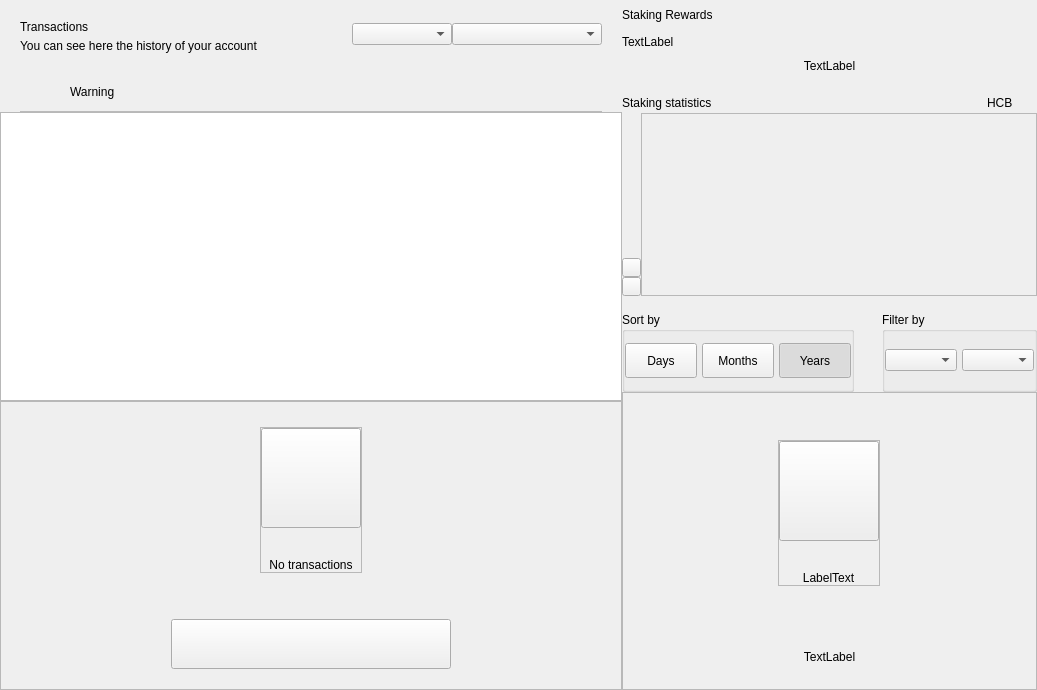
<?xml version="1.0" encoding="UTF-8"?>
<ui version="4.0">
 <class>DashboardWidget</class>
 <widget class="QWidget" name="DashboardWidget">
  <property name="geometry">
   <rect>
    <x>0</x>
    <y>0</y>
    <width>1037</width>
    <height>690</height>
   </rect>
  </property>
  <property name="windowTitle">
   <string>Form</string>
  </property>
  <layout class="QHBoxLayout" name="horizontalLayout_2" stretch="3,2">
   <property name="spacing">
    <number>0</number>
   </property>
   <property name="leftMargin">
    <number>0</number>
   </property>
   <property name="topMargin">
    <number>0</number>
   </property>
   <property name="rightMargin">
    <number>0</number>
   </property>
   <property name="bottomMargin">
    <number>0</number>
   </property>
   <item>
    <widget class="QWidget" name="left" native="true">
     <layout class="QVBoxLayout" name="left_2">
      <property name="spacing">
       <number>0</number>
      </property>
      <property name="leftMargin">
       <number>0</number>
      </property>
      <property name="topMargin">
       <number>0</number>
      </property>
      <property name="rightMargin">
       <number>0</number>
      </property>
      <property name="bottomMargin">
       <number>0</number>
      </property>
      <item>
       <layout class="QVBoxLayout" name="verticalLayout22">
        <property name="spacing">
         <number>0</number>
        </property>
        <property name="leftMargin">
         <number>20</number>
        </property>
        <property name="topMargin">
         <number>15</number>
        </property>
        <property name="rightMargin">
         <number>20</number>
        </property>
        <item>
         <widget class="QFrame" name="left_top_container">
          <layout class="QHBoxLayout" name="horizontalLayout">
           <property name="spacing">
            <number>0</number>
           </property>
           <property name="leftMargin">
            <number>0</number>
           </property>
           <property name="topMargin">
            <number>0</number>
           </property>
           <property name="rightMargin">
            <number>0</number>
           </property>
           <property name="bottomMargin">
            <number>0</number>
           </property>
           <item>
            <layout class="QVBoxLayout" name="verticalLayout_5">
             <property name="spacing">
              <number>5</number>
             </property>
             <property name="topMargin">
              <number>5</number>
             </property>
             <item>
              <widget class="QLabel" name="labelTitle">
               <property name="text">
                <string>Transactions</string>
               </property>
              </widget>
             </item>
             <item>
              <widget class="QLabel" name="labelSubtitle">
               <property name="text">
                <string>You can see here the history of your account</string>
               </property>
               <property name="alignment">
                <set>Qt::AlignLeading|Qt::AlignLeft|Qt::AlignVCenter</set>
               </property>
              </widget>
             </item>
            </layout>
           </item>
           <item>
            <spacer name="horizontalSpacer">
             <property name="orientation">
              <enum>Qt::Horizontal</enum>
             </property>
             <property name="sizeHint" stdset="0">
              <size>
               <width>40</width>
               <height>20</height>
              </size>
             </property>
            </spacer>
           </item>
           <item>
            <widget class="QComboBox" name="comboBoxSortType">
             <property name="minimumSize">
              <size>
               <width>100</width>
               <height>0</height>
              </size>
             </property>
            </widget>
           </item>
           <item>
            <widget class="QComboBox" name="comboBoxSort">
             <property name="minimumSize">
              <size>
               <width>150</width>
               <height>0</height>
              </size>
             </property>
            </widget>
           </item>
          </layout>
         </widget>
        </item>
       </layout>
      </item>
      <item>
       <spacer name="verticalSpacer">
        <property name="orientation">
         <enum>Qt::Vertical</enum>
        </property>
        <property name="sizeType">
         <enum>QSizePolicy::Fixed</enum>
        </property>
        <property name="sizeHint" stdset="0">
         <size>
          <width>20</width>
          <height>20</height>
         </size>
        </property>
       </spacer>
      </item>
      <item>
       <widget class="QWidget" name="layoutWarning" native="true">
        <layout class="QVBoxLayout" name="verticalLayout_3">
         <property name="spacing">
          <number>0</number>
         </property>
         <property name="leftMargin">
          <number>0</number>
         </property>
         <property name="topMargin">
          <number>0</number>
         </property>
         <property name="rightMargin">
          <number>0</number>
         </property>
         <property name="bottomMargin">
          <number>0</number>
         </property>
         <item>
          <widget class="QWidget" name="containerWarning" native="true">
           <layout class="QVBoxLayout" name="verticalLayout_21">
            <property name="spacing">
             <number>9</number>
            </property>
            <property name="leftMargin">
             <number>20</number>
            </property>
            <property name="topMargin">
             <number>9</number>
            </property>
            <property name="rightMargin">
             <number>20</number>
            </property>
            <property name="bottomMargin">
             <number>0</number>
            </property>
            <item>
             <widget class="QFrame" name="frameWarning">
              <property name="styleSheet">
               <string notr="true">border:none;</string>
              </property>
              <property name="frameShape">
               <enum>QFrame::StyledPanel</enum>
              </property>
              <property name="frameShadow">
               <enum>QFrame::Raised</enum>
              </property>
              <layout class="QHBoxLayout" name="horizontalLayout11" stretch="0,0,2">
               <property name="leftMargin">
                <number>0</number>
               </property>
               <property name="topMargin">
                <number>0</number>
               </property>
               <property name="rightMargin">
                <number>0</number>
               </property>
               <property name="bottomMargin">
                <number>0</number>
               </property>
               <item alignment="Qt::AlignVCenter">
                <widget class="QPushButton" name="imgWarning">
                 <property name="styleSheet">
                  <string notr="true">border:none;</string>
                 </property>
                 <property name="text">
                  <string/>
                 </property>
                 <property name="iconSize">
                  <size>
                   <width>24</width>
                   <height>24</height>
                  </size>
                 </property>
                </widget>
               </item>
               <item>
                <spacer name="horizontalSpacer_3">
                 <property name="orientation">
                  <enum>Qt::Horizontal</enum>
                 </property>
                 <property name="sizeType">
                  <enum>QSizePolicy::Fixed</enum>
                 </property>
                 <property name="sizeHint" stdset="0">
                  <size>
                   <width>12</width>
                   <height>20</height>
                  </size>
                 </property>
                </spacer>
               </item>
               <item alignment="Qt::AlignVCenter">
                <widget class="QLabel" name="lblWarning">
                 <property name="styleSheet">
                  <string notr="true"/>
                 </property>
                 <property name="text">
                  <string>Warning</string>
                 </property>
                 <property name="alignment">
                  <set>Qt::AlignBottom|Qt::AlignLeading|Qt::AlignLeft</set>
                 </property>
                </widget>
               </item>
              </layout>
             </widget>
            </item>
            <item>
             <widget class="QLabel" name="lblDivisory">
              <property name="minimumSize">
               <size>
                <width>0</width>
                <height>1</height>
               </size>
              </property>
              <property name="maximumSize">
               <size>
                <width>16777215</width>
                <height>1</height>
               </size>
              </property>
              <property name="styleSheet">
               <string notr="true">background-color:#bababa;</string>
              </property>
              <property name="text">
               <string/>
              </property>
              <property name="alignment">
               <set>Qt::AlignBottom|Qt::AlignLeading|Qt::AlignLeft</set>
              </property>
             </widget>
            </item>
           </layout>
          </widget>
         </item>
        </layout>
       </widget>
      </item>
      <item>
       <widget class="QListView" name="listTransactions">
        <property name="mouseTracking">
         <bool>true</bool>
        </property>
        <property name="selectionBehavior">
         <enum>QAbstractItemView::SelectItems</enum>
        </property>
        <property name="verticalScrollMode">
         <enum>QAbstractItemView::ScrollPerItem</enum>
        </property>
       </widget>
      </item>
      <item>
       <widget class="QFrame" name="emptyContainer">
        <property name="minimumSize">
         <size>
          <width>0</width>
          <height>100</height>
         </size>
        </property>
        <property name="frameShape">
         <enum>QFrame::StyledPanel</enum>
        </property>
        <property name="frameShadow">
         <enum>QFrame::Raised</enum>
        </property>
        <layout class="QVBoxLayout" name="verticalLayout_7" stretch="1,8,0,0">
         <property name="spacing">
          <number>0</number>
         </property>
         <property name="leftMargin">
          <number>0</number>
         </property>
         <property name="topMargin">
          <number>0</number>
         </property>
         <property name="rightMargin">
          <number>0</number>
         </property>
         <property name="bottomMargin">
          <number>20</number>
         </property>
         <item>
          <spacer name="verticalSpacer12">
           <property name="orientation">
            <enum>Qt::Vertical</enum>
           </property>
           <property name="sizeHint" stdset="0">
            <size>
             <width>20</width>
             <height>20</height>
            </size>
           </property>
          </spacer>
         </item>
         <item alignment="Qt::AlignHCenter|Qt::AlignVCenter">
          <widget class="QFrame" name="emptyScreen">
           <property name="sizePolicy">
            <sizepolicy hsizetype="Expanding" vsizetype="Expanding">
             <horstretch>0</horstretch>
             <verstretch>0</verstretch>
            </sizepolicy>
           </property>
           <property name="frameShape">
            <enum>QFrame::StyledPanel</enum>
           </property>
           <property name="frameShadow">
            <enum>QFrame::Raised</enum>
           </property>
           <layout class="QVBoxLayout" name="verticalLayout12">
            <property name="spacing">
             <number>30</number>
            </property>
            <property name="leftMargin">
             <number>0</number>
            </property>
            <property name="topMargin">
             <number>0</number>
            </property>
            <property name="rightMargin">
             <number>0</number>
            </property>
            <property name="bottomMargin">
             <number>0</number>
            </property>
            <item alignment="Qt::AlignHCenter|Qt::AlignVCenter">
             <widget class="QPushButton" name="pushImgEmpty">
              <property name="minimumSize">
               <size>
                <width>100</width>
                <height>100</height>
               </size>
              </property>
              <property name="maximumSize">
               <size>
                <width>100</width>
                <height>100</height>
               </size>
              </property>
              <property name="focusPolicy">
               <enum>Qt::NoFocus</enum>
              </property>
              <property name="text">
               <string/>
              </property>
              <property name="iconSize">
               <size>
                <width>100</width>
                <height>100</height>
               </size>
              </property>
             </widget>
            </item>
            <item alignment="Qt::AlignHCenter|Qt::AlignVCenter">
             <widget class="QLabel" name="labelEmpty">
              <property name="styleSheet">
               <string notr="true"/>
              </property>
              <property name="text">
               <string>No transactions</string>
              </property>
              <property name="alignment">
               <set>Qt::AlignCenter</set>
              </property>
             </widget>
            </item>
           </layout>
          </widget>
         </item>
         <item>
          <spacer name="verticalSpacer_21">
           <property name="orientation">
            <enum>Qt::Vertical</enum>
           </property>
           <property name="sizeHint" stdset="0">
            <size>
             <width>20</width>
             <height>40</height>
            </size>
           </property>
          </spacer>
         </item>
         <item alignment="Qt::AlignHCenter">
          <widget class="QPushButton" name="btnHowTo">
           <property name="minimumSize">
            <size>
             <width>280</width>
             <height>50</height>
            </size>
           </property>
           <property name="focusPolicy">
            <enum>Qt::NoFocus</enum>
           </property>
           <property name="text">
            <string/>
           </property>
          </widget>
         </item>
        </layout>
       </widget>
      </item>
     </layout>
    </widget>
   </item>
   <item>
    <widget class="QWidget" name="right" native="true">
     <property name="minimumSize">
      <size>
       <width>200</width>
       <height>0</height>
      </size>
     </property>
     <layout class="QVBoxLayout" name="verticalLayout_31">
      <property name="spacing">
       <number>0</number>
      </property>
      <property name="leftMargin">
       <number>0</number>
      </property>
      <property name="topMargin">
       <number>0</number>
      </property>
      <property name="rightMargin">
       <number>0</number>
      </property>
      <property name="bottomMargin">
       <number>0</number>
      </property>
      <item>
       <layout class="QVBoxLayout" name="verticalLayout_2" stretch="0,0,0,0,0,0,0">
        <property name="spacing">
         <number>0</number>
        </property>
        <item>
         <layout class="QHBoxLayout" name="horizontalLayout_3">
          <property name="spacing">
           <number>0</number>
          </property>
          <item>
           <layout class="QVBoxLayout" name="verticalLayout_6">
            <property name="spacing">
             <number>5</number>
            </property>
            <item>
             <widget class="QLabel" name="labelTitle2">
              <property name="minimumSize">
               <size>
                <width>0</width>
                <height>30</height>
               </size>
              </property>
              <property name="text">
               <string>Staking Rewards</string>
              </property>
             </widget>
            </item>
            <item>
             <widget class="QLabel" name="labelMessage">
              <property name="text">
               <string>TextLabel</string>
              </property>
             </widget>
            </item>
           </layout>
          </item>
          <item>
           <spacer name="horizontalSpacer_2">
            <property name="orientation">
             <enum>Qt::Horizontal</enum>
            </property>
            <property name="sizeType">
             <enum>QSizePolicy::MinimumExpanding</enum>
            </property>
            <property name="sizeHint" stdset="0">
             <size>
              <width>20</width>
              <height>20</height>
             </size>
            </property>
           </spacer>
          </item>
         </layout>
        </item>
        <item>
         <spacer name="verticalSpacer_4">
          <property name="orientation">
           <enum>Qt::Vertical</enum>
          </property>
          <property name="sizeType">
           <enum>QSizePolicy::Fixed</enum>
          </property>
          <property name="sizeHint" stdset="0">
           <size>
            <width>20</width>
            <height>10</height>
           </size>
          </property>
         </spacer>
        </item>
        <item>
         <layout class="QHBoxLayout" name="horizontalLayout_5" stretch="0">
          <property name="spacing">
           <number>0</number>
          </property>
          <item>
           <widget class="QLabel" name="labelAmountPiv">
            <property name="text">
             <string>TextLabel</string>
            </property>
            <property name="alignment">
             <set>Qt::AlignCenter</set>
            </property>
           </widget>
          </item>
         </layout>
        </item>
        <item>
         <spacer name="verticalSpacer_6">
          <property name="orientation">
           <enum>Qt::Vertical</enum>
          </property>
          <property name="sizeType">
           <enum>QSizePolicy::Fixed</enum>
          </property>
          <property name="sizeHint" stdset="0">
           <size>
            <width>20</width>
            <height>20</height>
           </size>
          </property>
         </spacer>
        </item>
        <item>
         <widget class="QWidget" name="layoutChart" native="true">
          <layout class="QVBoxLayout" name="verticalLayout_8" stretch="3,0">
           <property name="spacing">
            <number>16</number>
           </property>
           <property name="leftMargin">
            <number>0</number>
           </property>
           <property name="topMargin">
            <number>0</number>
           </property>
           <property name="rightMargin">
            <number>0</number>
           </property>
           <property name="bottomMargin">
            <number>0</number>
           </property>
           <item>
            <widget class="QWidget" name="verticalWidgetChart" native="true">
             <property name="minimumSize">
              <size>
               <width>0</width>
               <height>190</height>
              </size>
             </property>
             <property name="maximumSize">
              <size>
               <width>16777215</width>
               <height>16777215</height>
              </size>
             </property>
             <layout class="QVBoxLayout" name="verticalLayout_4" stretch="1,5">
              <property name="spacing">
               <number>0</number>
              </property>
              <property name="leftMargin">
               <number>0</number>
              </property>
              <property name="topMargin">
               <number>0</number>
              </property>
              <property name="rightMargin">
               <number>0</number>
              </property>
              <property name="bottomMargin">
               <number>0</number>
              </property>
              <item>
               <layout class="QHBoxLayout" name="horizontalLayout_4">
                <item>
                 <widget class="QLabel" name="labelChart">
                  <property name="text">
                   <string>Staking statistics</string>
                  </property>
                 </widget>
                </item>
                <item>
                 <spacer name="horizontalSpacer_4">
                  <property name="orientation">
                   <enum>Qt::Horizontal</enum>
                  </property>
                  <property name="sizeHint" stdset="0">
                   <size>
                    <width>40</width>
                    <height>20</height>
                   </size>
                  </property>
                 </spacer>
                </item>
                <item>
                 <widget class="QLabel" name="labelSquarePiv">
                  <property name="minimumSize">
                   <size>
                    <width>14</width>
                    <height>14</height>
                   </size>
                  </property>
                  <property name="maximumSize">
                   <size>
                    <width>14</width>
                    <height>14</height>
                   </size>
                  </property>
                  <property name="text">
                   <string/>
                  </property>
                 </widget>
                </item>
                <item>
                 <widget class="QLabel" name="labelPiv">
                  <property name="text">
                   <string>HCB</string>
                  </property>
                 </widget>
                </item>
                <item>
                 <spacer name="horizontalSpacer_5">
                  <property name="orientation">
                   <enum>Qt::Horizontal</enum>
                  </property>
                  <property name="sizeType">
                   <enum>QSizePolicy::Fixed</enum>
                  </property>
                  <property name="sizeHint" stdset="0">
                   <size>
                    <width>10</width>
                    <height>20</height>
                   </size>
                  </property>
                 </spacer>
                </item>
                <item>
                 <widget class="QLabel" name="labelSquarezPiv">
                  <property name="minimumSize">
                   <size>
                    <width>14</width>
                    <height>14</height>
                   </size>
                  </property>
                  <property name="maximumSize">
                   <size>
                    <width>14</width>
                    <height>14</height>
                   </size>
                  </property>
                  <property name="text">
                   <string/>
                  </property>
                 </widget>
                </item>
               </layout>
              </item>
              <item>
               <widget class="QWidget" name="chartContainer2" native="true">
                <property name="minimumSize">
                 <size>
                  <width>0</width>
                  <height>150</height>
                 </size>
                </property>
                <property name="styleSheet">
                 <string notr="true">#chartContainer{padding:0px; margin:0px;}</string>
                </property>
                <layout class="QHBoxLayout" name="horizontalLayout_11">
                 <property name="spacing">
                  <number>0</number>
                 </property>
                 <property name="leftMargin">
                  <number>0</number>
                 </property>
                 <property name="topMargin">
                  <number>0</number>
                 </property>
                 <property name="rightMargin">
                  <number>0</number>
                 </property>
                 <property name="bottomMargin">
                  <number>0</number>
                 </property>
                 <item>
                  <widget class="QWidget" name="containerChartArrow" native="true">
                   <property name="sizePolicy">
                    <sizepolicy hsizetype="Fixed" vsizetype="Preferred">
                     <horstretch>0</horstretch>
                     <verstretch>0</verstretch>
                    </sizepolicy>
                   </property>
                   <property name="minimumSize">
                    <size>
                     <width>19</width>
                     <height>0</height>
                    </size>
                   </property>
                   <property name="maximumSize">
                    <size>
                     <width>19</width>
                     <height>16777215</height>
                    </size>
                   </property>
                   <property name="styleSheet">
                    <string notr="true">#widget{
	padding:0px;
	margin:0px;
}</string>
                   </property>
                   <layout class="QVBoxLayout" name="verticalLayout_10">
                    <property name="spacing">
                     <number>0</number>
                    </property>
                    <property name="leftMargin">
                     <number>0</number>
                    </property>
                    <property name="rightMargin">
                     <number>0</number>
                    </property>
                    <property name="bottomMargin">
                     <number>0</number>
                    </property>
                    <item>
                     <spacer name="verticalSpacer_3">
                      <property name="orientation">
                       <enum>Qt::Vertical</enum>
                      </property>
                      <property name="sizeHint" stdset="0">
                       <size>
                        <width>20</width>
                        <height>127</height>
                       </size>
                      </property>
                     </spacer>
                    </item>
                    <item alignment="Qt::AlignVCenter">
                     <widget class="QWidget" name="containerArrows" native="true">
                      <layout class="QVBoxLayout" name="horizontalLayout_6" stretch="0,0">
                       <property name="spacing">
                        <number>0</number>
                       </property>
                       <property name="leftMargin">
                        <number>0</number>
                       </property>
                       <property name="topMargin">
                        <number>0</number>
                       </property>
                       <property name="rightMargin">
                        <number>0</number>
                       </property>
                       <property name="bottomMargin">
                        <number>0</number>
                       </property>
                       <item>
                        <widget class="QPushButton" name="pushButtonChartArrow">
                         <property name="minimumSize">
                          <size>
                           <width>19</width>
                           <height>19</height>
                          </size>
                         </property>
                         <property name="maximumSize">
                          <size>
                           <width>19</width>
                           <height>19</height>
                          </size>
                         </property>
                         <property name="focusPolicy">
                          <enum>Qt::NoFocus</enum>
                         </property>
                         <property name="styleSheet">
                          <string notr="true"/>
                         </property>
                         <property name="text">
                          <string/>
                         </property>
                        </widget>
                       </item>
                       <item>
                        <widget class="QPushButton" name="pushButtonChartRight">
                         <property name="minimumSize">
                          <size>
                           <width>19</width>
                           <height>19</height>
                          </size>
                         </property>
                         <property name="maximumSize">
                          <size>
                           <width>19</width>
                           <height>19</height>
                          </size>
                         </property>
                         <property name="focusPolicy">
                          <enum>Qt::NoFocus</enum>
                         </property>
                         <property name="styleSheet">
                          <string notr="true"/>
                         </property>
                         <property name="text">
                          <string/>
                         </property>
                        </widget>
                       </item>
                      </layout>
                     </widget>
                    </item>
                   </layout>
                  </widget>
                 </item>
                 <item>
                  <widget class="QFrame" name="chartContainer">
                   <property name="sizePolicy">
                    <sizepolicy hsizetype="Expanding" vsizetype="Preferred">
                     <horstretch>0</horstretch>
                     <verstretch>0</verstretch>
                    </sizepolicy>
                   </property>
                   <property name="styleSheet">
                    <string notr="true">padding:0px;
margin:0px;</string>
                   </property>
                   <property name="frameShape">
                    <enum>QFrame::StyledPanel</enum>
                   </property>
                   <property name="frameShadow">
                    <enum>QFrame::Raised</enum>
                   </property>
                  </widget>
                 </item>
                </layout>
               </widget>
              </item>
             </layout>
            </widget>
           </item>
           <item alignment="Qt::AlignVCenter">
            <widget class="QWidget" name="containerSort" native="true">
             <layout class="QHBoxLayout" name="horizontalLayout_6" stretch="3,2">
              <property name="spacing">
               <number>28</number>
              </property>
              <property name="leftMargin">
               <number>0</number>
              </property>
              <property name="topMargin">
               <number>0</number>
              </property>
              <property name="rightMargin">
               <number>0</number>
              </property>
              <property name="bottomMargin">
               <number>0</number>
              </property>
              <item>
               <widget class="QGroupBox" name="groupBoxChart">
                <property name="minimumSize">
                 <size>
                  <width>0</width>
                  <height>80</height>
                 </size>
                </property>
                <property name="maximumSize">
                 <size>
                  <width>16777215</width>
                  <height>80</height>
                 </size>
                </property>
                <property name="title">
                 <string>Sort by</string>
                </property>
                <layout class="QHBoxLayout" name="horizontalLayout_7">
                 <property name="spacing">
                  <number>5</number>
                 </property>
                 <property name="leftMargin">
                  <number>0</number>
                 </property>
                 <property name="rightMargin">
                  <number>0</number>
                 </property>
                 <item>
                  <widget class="QPushButton" name="pushButtonMonth">
                   <property name="minimumSize">
                    <size>
                     <width>50</width>
                     <height>35</height>
                    </size>
                   </property>
                   <property name="maximumSize">
                    <size>
                     <width>16777215</width>
                     <height>16777215</height>
                    </size>
                   </property>
                   <property name="focusPolicy">
                    <enum>Qt::NoFocus</enum>
                   </property>
                   <property name="text">
                    <string>Days</string>
                   </property>
                   <property name="checkable">
                    <bool>true</bool>
                   </property>
                   <property name="autoExclusive">
                    <bool>true</bool>
                   </property>
                  </widget>
                 </item>
                 <item>
                  <widget class="QPushButton" name="pushButtonYear">
                   <property name="minimumSize">
                    <size>
                     <width>50</width>
                     <height>35</height>
                    </size>
                   </property>
                   <property name="maximumSize">
                    <size>
                     <width>16777215</width>
                     <height>16777215</height>
                    </size>
                   </property>
                   <property name="focusPolicy">
                    <enum>Qt::NoFocus</enum>
                   </property>
                   <property name="text">
                    <string>Months</string>
                   </property>
                   <property name="checkable">
                    <bool>true</bool>
                   </property>
                   <property name="autoExclusive">
                    <bool>true</bool>
                   </property>
                  </widget>
                 </item>
                 <item>
                  <widget class="QPushButton" name="pushButtonAll">
                   <property name="sizePolicy">
                    <sizepolicy hsizetype="Preferred" vsizetype="Fixed">
                     <horstretch>0</horstretch>
                     <verstretch>0</verstretch>
                    </sizepolicy>
                   </property>
                   <property name="minimumSize">
                    <size>
                     <width>50</width>
                     <height>35</height>
                    </size>
                   </property>
                   <property name="maximumSize">
                    <size>
                     <width>16777215</width>
                     <height>16777215</height>
                    </size>
                   </property>
                   <property name="focusPolicy">
                    <enum>Qt::NoFocus</enum>
                   </property>
                   <property name="text">
                    <string>Years</string>
                   </property>
                   <property name="checkable">
                    <bool>true</bool>
                   </property>
                   <property name="checked">
                    <bool>true</bool>
                   </property>
                   <property name="autoExclusive">
                    <bool>true</bool>
                   </property>
                  </widget>
                 </item>
                </layout>
               </widget>
              </item>
              <item>
               <widget class="QGroupBox" name="container_chart_dropboxes">
                <property name="minimumSize">
                 <size>
                  <width>55</width>
                  <height>80</height>
                 </size>
                </property>
                <property name="maximumSize">
                 <size>
                  <width>16777215</width>
                  <height>80</height>
                 </size>
                </property>
                <property name="title">
                 <string>Filter by</string>
                </property>
                <layout class="QHBoxLayout" name="horizontalLayout_8" stretch="1,1">
                 <property name="spacing">
                  <number>5</number>
                 </property>
                 <property name="leftMargin">
                  <number>0</number>
                 </property>
                 <property name="topMargin">
                  <number>0</number>
                 </property>
                 <property name="rightMargin">
                  <number>0</number>
                 </property>
                 <property name="bottomMargin">
                  <number>0</number>
                 </property>
                 <item>
                  <widget class="QWidget" name="containerBoxMonths" native="true">
                   <property name="minimumSize">
                    <size>
                     <width>55</width>
                     <height>0</height>
                    </size>
                   </property>
                   <layout class="QHBoxLayout" name="horizontalLayout_9">
                    <property name="spacing">
                     <number>0</number>
                    </property>
                    <property name="leftMargin">
                     <number>0</number>
                    </property>
                    <property name="topMargin">
                     <number>0</number>
                    </property>
                    <property name="rightMargin">
                     <number>0</number>
                    </property>
                    <property name="bottomMargin">
                     <number>0</number>
                    </property>
                    <item>
                     <widget class="QComboBox" name="comboBoxMonths">
                      <property name="minimumSize">
                       <size>
                        <width>55</width>
                        <height>0</height>
                       </size>
                      </property>
                     </widget>
                    </item>
                   </layout>
                  </widget>
                 </item>
                 <item>
                  <widget class="QWidget" name="containerBoxYears" native="true">
                   <property name="sizePolicy">
                    <sizepolicy hsizetype="Preferred" vsizetype="Preferred">
                     <horstretch>0</horstretch>
                     <verstretch>0</verstretch>
                    </sizepolicy>
                   </property>
                   <property name="minimumSize">
                    <size>
                     <width>50</width>
                     <height>0</height>
                    </size>
                   </property>
                   <layout class="QHBoxLayout" name="horizontalLayout_10">
                    <property name="spacing">
                     <number>0</number>
                    </property>
                    <property name="leftMargin">
                     <number>0</number>
                    </property>
                    <property name="topMargin">
                     <number>0</number>
                    </property>
                    <property name="rightMargin">
                     <number>0</number>
                    </property>
                    <property name="bottomMargin">
                     <number>0</number>
                    </property>
                    <item>
                     <widget class="QComboBox" name="comboBoxYears">
                      <property name="minimumSize">
                       <size>
                        <width>40</width>
                        <height>0</height>
                       </size>
                      </property>
                     </widget>
                    </item>
                   </layout>
                  </widget>
                 </item>
                </layout>
               </widget>
              </item>
             </layout>
            </widget>
           </item>
          </layout>
         </widget>
        </item>
        <item>
         <widget class="QFrame" name="emptyContainerChart">
          <property name="minimumSize">
           <size>
            <width>0</width>
            <height>100</height>
           </size>
          </property>
          <property name="frameShape">
           <enum>QFrame::StyledPanel</enum>
          </property>
          <property name="frameShadow">
           <enum>QFrame::Raised</enum>
          </property>
          <layout class="QVBoxLayout" name="verticalLayout_71" stretch="1,8,0,0">
           <property name="spacing">
            <number>0</number>
           </property>
           <property name="leftMargin">
            <number>0</number>
           </property>
           <property name="topMargin">
            <number>0</number>
           </property>
           <property name="rightMargin">
            <number>0</number>
           </property>
           <property name="bottomMargin">
            <number>25</number>
           </property>
           <item>
            <spacer name="verticalSpacer11">
             <property name="orientation">
              <enum>Qt::Vertical</enum>
             </property>
             <property name="sizeHint" stdset="0">
              <size>
               <width>20</width>
               <height>20</height>
              </size>
             </property>
            </spacer>
           </item>
           <item alignment="Qt::AlignHCenter|Qt::AlignVCenter">
            <widget class="QFrame" name="emptyScreen1">
             <property name="sizePolicy">
              <sizepolicy hsizetype="Expanding" vsizetype="Expanding">
               <horstretch>0</horstretch>
               <verstretch>0</verstretch>
              </sizepolicy>
             </property>
             <property name="frameShape">
              <enum>QFrame::StyledPanel</enum>
             </property>
             <property name="frameShadow">
              <enum>QFrame::Raised</enum>
             </property>
             <layout class="QVBoxLayout" name="verticalLayout">
              <property name="spacing">
               <number>30</number>
              </property>
              <property name="leftMargin">
               <number>0</number>
              </property>
              <property name="topMargin">
               <number>0</number>
              </property>
              <property name="rightMargin">
               <number>0</number>
              </property>
              <property name="bottomMargin">
               <number>0</number>
              </property>
              <item alignment="Qt::AlignHCenter|Qt::AlignVCenter">
               <widget class="QPushButton" name="pushImgEmptyChart">
                <property name="minimumSize">
                 <size>
                  <width>100</width>
                  <height>100</height>
                 </size>
                </property>
                <property name="maximumSize">
                 <size>
                  <width>100</width>
                  <height>100</height>
                 </size>
                </property>
                <property name="focusPolicy">
                 <enum>Qt::NoFocus</enum>
                </property>
                <property name="text">
                 <string/>
                </property>
                <property name="iconSize">
                 <size>
                  <width>100</width>
                  <height>100</height>
                 </size>
                </property>
               </widget>
              </item>
              <item alignment="Qt::AlignHCenter|Qt::AlignVCenter">
               <widget class="QLabel" name="labelEmptyChart">
                <property name="styleSheet">
                 <string notr="true"/>
                </property>
                <property name="text">
                 <string>LabelText</string>
                </property>
                <property name="alignment">
                 <set>Qt::AlignCenter</set>
                </property>
               </widget>
              </item>
             </layout>
            </widget>
           </item>
           <item>
            <spacer name="verticalSpacer_2">
             <property name="orientation">
              <enum>Qt::Vertical</enum>
             </property>
             <property name="sizeHint" stdset="0">
              <size>
               <width>20</width>
               <height>40</height>
              </size>
             </property>
            </spacer>
           </item>
           <item>
            <widget class="QLabel" name="labelMessageEmpty">
             <property name="styleSheet">
              <string notr="true">#labelMessageEmpty {
	padding-left:30px;
	padding-right:30px;
}</string>
             </property>
             <property name="text">
              <string>TextLabel</string>
             </property>
             <property name="alignment">
              <set>Qt::AlignCenter</set>
             </property>
             <property name="wordWrap">
              <bool>true</bool>
             </property>
            </widget>
           </item>
          </layout>
         </widget>
        </item>
        <item>
         <widget class="QWidget" name="layoutShadow" native="true">
          <layout class="QVBoxLayout" name="verticalLayout_9">
           <property name="spacing">
            <number>0</number>
           </property>
           <property name="leftMargin">
            <number>0</number>
           </property>
           <property name="topMargin">
            <number>0</number>
           </property>
           <property name="rightMargin">
            <number>0</number>
           </property>
           <property name="bottomMargin">
            <number>0</number>
           </property>
          </layout>
         </widget>
        </item>
       </layout>
      </item>
     </layout>
    </widget>
   </item>
  </layout>
 </widget>
 <resources/>
 <connections/>
</ui>
